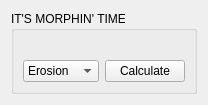
      <widget class="QWidget" name="tab_11">
       <attribute name="title">
        <string>Morpholgical Operations</string>
       </attribute>
       <layout class="QGridLayout" name="gridLayout_32">
        <item row="0" column="0">
         <widget class="QGroupBox" name="groupBox_21">
          <property name="title">
           <string>IT'S MORPHIN' TIME</string>
          </property>
          <layout class="QGridLayout" name="gridLayout_33">
           <item row="0" column="0">
            <widget class="QLabel" name="morphOG">
             <property name="text">
              <string/>
             </property>
            </widget>
           </item>
           <item row="0" column="1">
            <widget class="QLabel" name="morphdone">
             <property name="text">
              <string/>
             </property>
             <property name="scaledContents">
              <bool>false</bool>
             </property>
            </widget>
           </item>
           <item row="2" column="1">
            <widget class="QPushButton" name="morphGO">
             <property name="text">
              <string>Calculate</string>
             </property>
            </widget>
           </item>
           <item row="2" column="0">
            <widget class="QComboBox" name="morphCombo">
             <item>
              <property name="text">
               <string>Erosion</string>
              </property>
             </item>
             <item>
              <property name="text">
               <string>Dilation</string>
              </property>
             </item>
             <item>
              <property name="text">
               <string>Opening</string>
              </property>
             </item>
             <item>
              <property name="text">
               <string>Closing</string>
              </property>
             </item>
            </widget>
           </item>
          </layout>
         </widget>
        </item>
       </layout>
      </widget>
